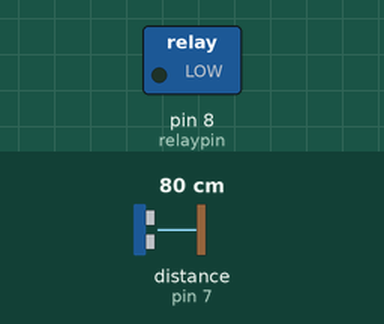
Simulated run of this sketch. Board: Arduino Uno, built with avr-gcc and run on an emulated ATmega328P. On the bench: switched loads named in the sketch (green lamp = pin HIGH). Wiring (inferred from the names in the program): ultrasonic range finder: trigger pin 2; echo pin 7. Inputs (shaded band) come from the test bench; at power-on: distance to the obstacle (sensor on pin 7) 80 cm. The echo pulse lasts 58.3 µs per cm; pins used as bus, display or sensor lines are not drawn.

Above: at 1.2 s.
1.3 s: distance to the obstacle (sensor on pin 7) set to 12 cm
2.8 s: distance to the obstacle (sensor on pin 7) set to 9 cm
At 3.8 s:
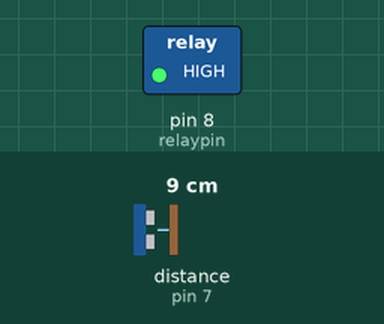
4.3 s: distance to the obstacle (sensor on pin 7) set to 18 cm
At 5.0 s:
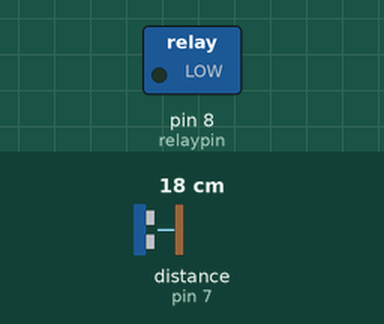
5.8 s: distance to the obstacle (sensor on pin 7) set to 2 cm
At 6.1 s:
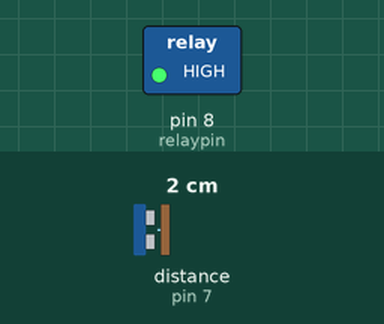
Timing chart, 0 to 8.3 s (numbered marks = the images above; inputs shaded):
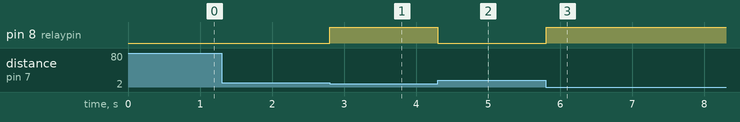

The sketch:

water_pump.ino
```cpp
int echopin=7;
int trigpin=2;
int relaypin=8;

void setup() {
pinMode(echopin,INPUT);
pinMode(trigpin,OUTPUT);
pinMode(relaypin,OUTPUT); // controls pump
}

void loop() {
digitalWrite(trigpin,LOW);
delayMicroseconds(2);
digitalWrite(trigpin,HIGH);
delayMicroseconds(10);
digitalWrite(trigpin,LOW);

long duration=pulseIn(echopin,HIGH);
long distance=duration*0.0342/2;

if(distance < 10 ){
digitalWrite(relaypin,HIGH);
}else{
  digitalWrite(relaypin,LOW);

}


}
```

Measured:
- the behaviour switches between 11 and 10 cm on distance to the obstacle (sensor on pin 7) (found by bisection; images 0 and 1)
- after the input at 1.3 s, every drawn part: stays the same
- after the input at 2.8 s, pin 8 (relaypin): LOW → HIGH at once
- after the input at 4.3 s, pin 8 (relaypin): HIGH → LOW at once
- after the input at 5.8 s, pin 8 (relaypin): LOW → HIGH at once
